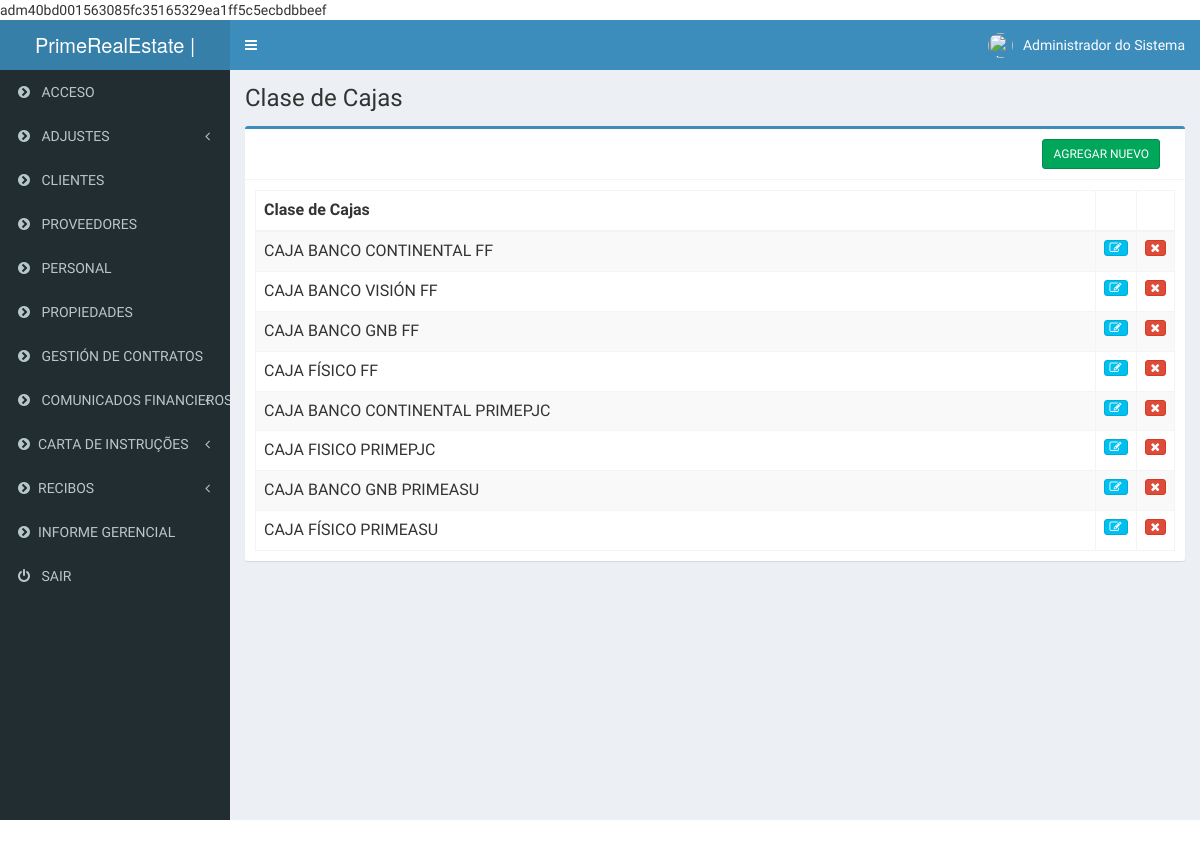
The app's page /tipos_caixa.php (signed in) with its own data.
### tables this page shows
CREATE TABLE IF NOT EXISTS `caixa` (
  `id_caixa` int(11) NOT NULL AUTO_INCREMENT,
  `desc_caixa` varchar(50) DEFAULT NULL,
  PRIMARY KEY (`id_caixa`)
);

### tipos_caixa.php (the view, shortened to what this page needs)
<?php
include 'valida_session.php';
?>
<!DOCTYPE html>
<html>
<head>
  <link rel="stylesheet" href="bower_components/bootstrap/dist/css/bootstrap.min.css">
  <link rel="stylesheet" href="bower_components/font-awesome/css/font-awesome.min.css">
  <link rel="stylesheet" href="bower_components/Ionicons/css/ionicons.min.css">
  <link rel="stylesheet" href="dist/css/AdminLTE.min.css">
  <link rel="stylesheet" href="dist/css/skins/_all-skins.min.css">
  <link rel="stylesheet" href="bower_components/morris.js/morris.css">
  <link rel="stylesheet" href="bower_components/jvectormap/jquery-jvectormap.css">
  <link rel="stylesheet" href="bower_components/bootstrap-datepicker/dist/css/bootstrap-datepicker.min.css">
  <link rel="stylesheet" href="bower_components/bootstrap-daterangepicker/daterangepicker.css">
  <link rel="stylesheet" href="plugins/bootstrap-wysihtml5/bootstrap3-wysihtml5.min.css">
  <link rel="stylesheet" href="plugins/pace/pace.min.css">
  <link rel="stylesheet" href="bower_components/datatables.net-bs/css/dataTables.bootstrap.min.css">
</head>
<body class="hold-transition skin-blue sidebar-mini">
<div class="wrapper">
<header class="main-header">
	<?php include ('_header.php'); ?>
</header>
  <?php include ('_aside.php'); ?>
  <div class="content-wrapper">
  <section class="content-header">
       <h1>
        Clase de Cajas
      </h1>
  </section>
    <section class="content">
      <div class="row">
        <div class="col-md-12">
          <div class="box box-primary">
            <div class="box-header with-border">
              <div class="col-md-6">
              </div>
              <div class="col-md-6">
                <div align="right"><button type="button" data-toggle="modal" data-target="#modalacadastro" class="btn btn-sm btn-success">AGREGAR NUEVO</button></div>
              </div>
            </div>
            <div class="box-body">
              <table id="example1" class="table table-bordered table-striped">
                <thead>
                <tr>
                  <th>Clase de Cajas</th>
                  <th width="2%"></th>
                  <th width="2%"></th>
                </tr>
                </thead>
                <tbody>
                <?php
        					$query = mysqli_query($con,"select * from caixa");
        						while($array = mysqli_fetch_array($query)){
        				?>
                <tr>
                  <td><?php print $array['desc_caixa'];?></td>
                  <td>
                      <div align="center" class="btn-group">
                      		<button type="button" class="btn btn-info btn-xs" title="Alterar" data-toggle="modal" data-target="#modalalterauser<?php echo $array['id_caixa'];?>"><i class="fa fa-pencil-square-o"></i></button>
                      </div>
                  </td>
                  <td>
                      <div class="btn-group">
                      		<button type="button" class="btn btn-danger btn-xs" title="Excluir" data-toggle="modal" data-target="#modal-excluir<?php echo $array['id_caixa'];?>"><i class="fa fa-close"></i></button>
                      </div>
                  </td>
                </tr>
                    </div>
                <?php } ?>
</body>
</html>

### _header.php (shortened to what this page needs)
<a href="principal.php" class="logo">
  <span class="logo-lg">PrimeRealEstate | ERP</span>
</a>
<nav class="navbar navbar-static-top">
  <a href="#" class="sidebar-toggle" data-toggle="push-menu" role="button">
  </a>
  <div class="navbar-custom-menu">
    <ul class="nav navbar-nav">
      <li class="dropdown user user-menu">
        <a href="#" class="dropdown-toggle" data-toggle="dropdown">
          <img src="dist/img/user2-160x160.jpg" class="user-image" alt="User Image">
          <span class="hidden-xs"><?php echo $nome_usuario;?></span>
        </a>
      </li>
    </ul>
  </div>
</nav>

### records on screen
caixa: desc_caixa "CAJA BANCO CONTINENTAL FF"
caixa: desc_caixa "CAJA BANCO VISIÓN FF"
caixa: desc_caixa "CAJA BANCO GNB FF"
caixa: desc_caixa "CAJA FÍSICO FF"
caixa: desc_caixa "CAJA BANCO CONTINENTAL PRIMEPJC"
caixa: desc_caixa "CAJA FISICO PRIMEPJC"
caixa: desc_caixa "CAJA BANCO GNB PRIMEASU"
caixa: desc_caixa "CAJA FÍSICO PRIMEASU"

### other values on screen
$_SESSION["senha_usuario"] "40bd001563085fc35165329ea1ff5c5ecbdbbeef"
$nome_usuario "Administrador do Sistema"
